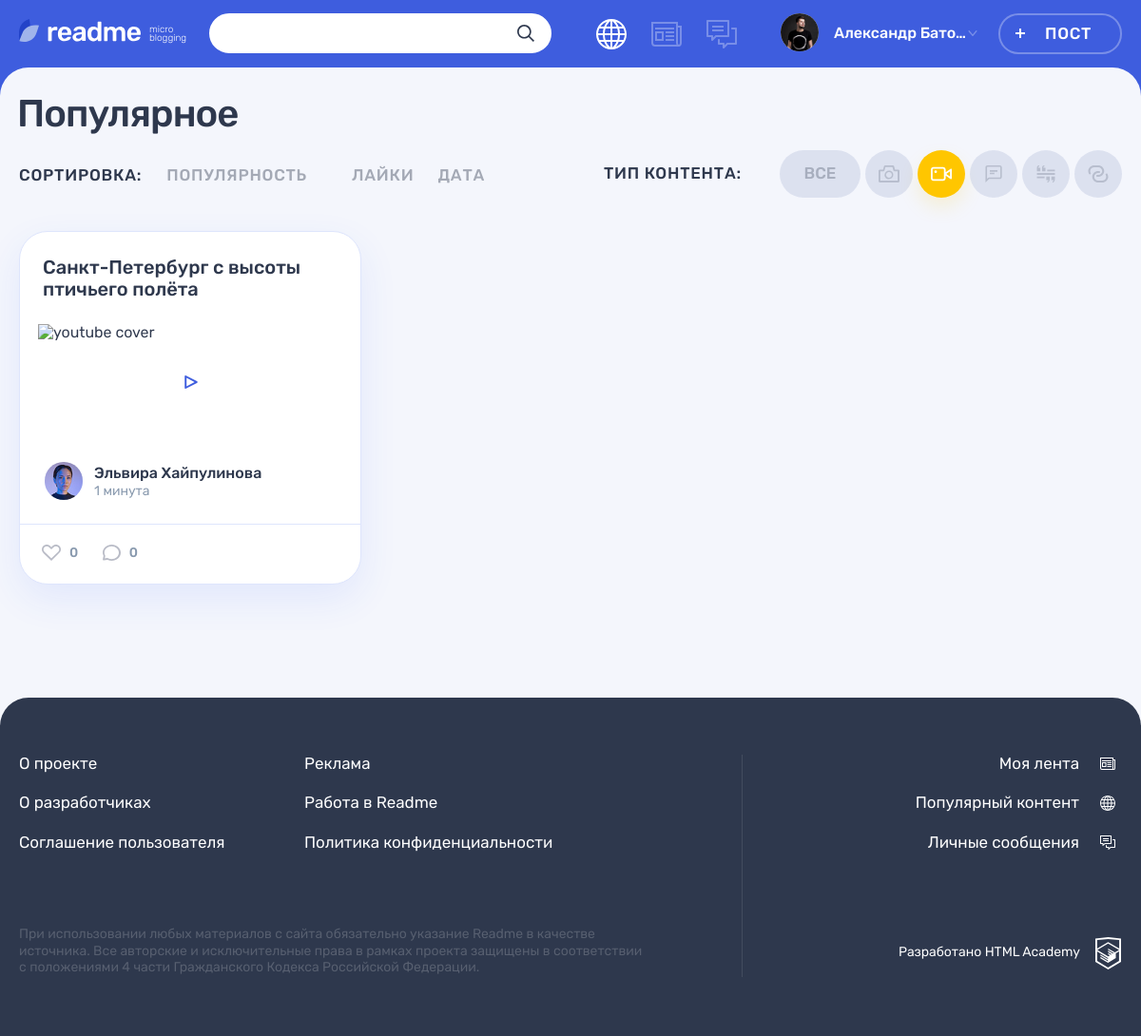
The page /index.php?content-type=2 on the database its author committed.
### tables this page shows
CREATE TABLE IF NOT EXISTS content_types (
  id BIGINT AUTO_INCREMENT PRIMARY KEY,
  content_type_name TINYTEXT,
  content_type_class TINYTEXT
);

CREATE TABLE IF NOT EXISTS posts (
  id BIGINT AUTO_INCREMENT PRIMARY KEY,
  post_datetime DATETIME DEFAULT CURRENT_TIMESTAMP,
  post_title TINYTEXT,
  post_content LONGTEXT,
  post_cite_author TINYTEXT,
  post_featured_image TINYTEXT,
  post_featured_video TINYTEXT,
  post_source_link TINYTEXT,
  post_views_count BIGINT DEFAULT 0,
  post_author_id BIGINT NOT NULL,
  post_type_id BIGINT,
  post_tags_list TINYTEXT
);

CREATE TABLE IF NOT EXISTS users (
  id BIGINT AUTO_INCREMENT PRIMARY KEY,
  user_email VARCHAR(255) NOT NULL UNIQUE,
  user_login TINYTEXT,
  user_password TINYTEXT,
  user_avatar TINYTEXT
);

### helpers.php (called while the page is built, shortened)
<?php
function get_noun_plural_form(int $number, string $one, string $two, string $many): string
{
    $number = (int)$number;
    $mod10 = $number % 10;
    $mod100 = $number % 100;
    switch (true) {
        case ($mod10 === 1):
            return $one;
    }
}
function include_template($name, array $data = [])
{
    $name = 'templates/' . $name;
    extract($data);
    require $name;
    $result = ob_get_clean();
    return $result;
}
function generate_random_date($index)
{
    $deltas = [['minutes' => 59], ['hours' => 23], ['days' => 6], ['weeks' => 4], ['months' => 11]];
    $dcnt = count($deltas);
    $delta = $deltas[$index];
    $timeval = rand(1, current($delta));
    $timename = key($delta);
    $ts = strtotime("$timeval $timename ago");
    $dt = date('Y-m-d H:i:s', $ts);
    return $dt;
}

### init.php (called while the page is built, shortened)
<?php
$content_types = [];

### templates/main.php (the view, shortened to what this page needs)
<?php
$is_sorting_by_post_views_count_selected = isset($_GET['sorting_criteria']) && $_GET['sorting_criteria'] === 'post_views_count';
$is_sorting_by_likes_selected = isset($_GET['sorting_criteria']) && $_GET['sorting_criteria'] === 'likes';
$is_sorting_by_date_selected = isset($_GET['sorting_criteria']) && $_GET['sorting_criteria'] === 'post_datetime';
$sorting_direction_selected = filter_input(INPUT_GET, 'sorting_direction') ?? 'DESC';
?>
<div class="container">
    <h1 class="page__title page__title--popular">Популярное</h1>
</div>
<div class="popular container">
    <div class="popular__filters-wrapper">
        <div class="popular__sorting sorting">
            <b class="popular__sorting-caption sorting__caption">Сортировка:</b>
            <ul class="popular__sorting-list sorting__list">
                <li class="sorting__item sorting__item--popular">
                    <a class="sorting__link<?= $is_sorting_by_post_views_count_selected ? ' sorting__link--active' : '' ?><?= $sorting_direction_selected === 'ASC' ? ' sorting__link--reverse' : '' ?>" href="index.php?sorting_criteria=post_views_count&sorting_direction=<?= $sorting_direction_selected === 'ASC' ? 'DESC' : 'ASC' ?>">
                        <span>Популярность</span>
                    </a>
                </li>
                <li class="sorting__item">
                    <a class="sorting__link<?= $is_sorting_by_likes_selected ? ' sorting__link--active' : '' ?><?= $sorting_direction_selected === 'ASC' ? ' sorting__link--reverse' : '' ?>" href="index.php?sorting_criteria=likes&sorting_direction=<?= $sorting_direction_selected === 'ASC' ? 'DESC' : 'ASC' ?>">
                        <span>Лайки</span>
                    </a>
                </li>
                <li class="sorting__item">
                    <a class="sorting__link<?= $is_sorting_by_date_selected ? ' sorting__link--active' : '' ?><?= $sorting_direction_selected === 'ASC' ? ' sorting__link--reverse' : '' ?>" href="index.php?sorting_criteria=post_datetime&sorting_direction=<?= $sorting_direction_selected === 'ASC' ? 'DESC' : 'ASC' ?>">
                        <span>Дата</span>
                    </a>
                </li>
            </ul>
        </div>
        <div class="popular__filters filters">
            <b class="popular__filters-caption filters__caption">Тип контента:</b>
            <ul class="popular__filters-list filters__list">
                <li class="popular__filters-item popular__filters-item--all filters__item filters__item--all">
                    <a class="
                       filters__button
                       filters__button--ellipse
                       filters__button--all
                       <?= $content_type_id_selected == 0 ? "filters__button--active" : "" ?>"
                       href="index.php?content-type=0">
                        <span>Все</span>
                    </a>
                </li>
                <?php foreach ($content_types as $content_type_key => $content_type) { ?>
                    <li class="popular__filters-item filters__item">
                        <a
                            class=
                            "filters__button filters__button--<?= $content_type['content_type_class'] ?>
                            <?= $content_type['id'] == $content_type_id_selected ? "filters__button--active " : "" ?>
                            button"
                            href="index.php?content-type=<?= $content_type['id'] ?>">
                                <svg class="filters__icon" width="22" height="18">
                                    <use xlink:href="#icon-filter-<?= $content_type['content_type_class'] ?>"></use>
                                </svg>
                        </a>
                    </li>
                <?php } ?>
            </ul>
        </div>
    </div>
    <div class="popular__posts">
        <?php foreach ($posts as $post_key => $post) { ?>
            <article class="popular__post post <?= "post-" . $post['content_type_class'] ?>">
                <header class="post__header">
                    <h2>
                        <a href="post.php?post_id=<?= $post['id'] ?>">
                            <?= esc($post['post_title']) ?>
                        </a>
                    </h2>
                </header>
                <div class="post__main">
                    <?php if ($post['content_type_class'] === 'quote') { ?>
                        <blockquote>
                            <p>
                                <?= esc($post['post_content']) ?>
                            </p>
                            <cite>Неизвестный Автор</cite>
                        </blockquote>
                    <?php } elseif ($post['content_type_class'] === 'text') { ?>
                        <?= check_content_length($post['post_content']) ?>
                    <?php } elseif ($post['content_type_class'] === 'video') { ?>
                        <div class="post-video__block">
                            <div class="post-video__preview">
                            </div>
                            <a href="post.php?post_id=<?= $post['id'] ?>"" class="post-video__play-big button">
                                <svg class="post-video__play-big-icon" width="14" height="14">
                                    <use xlink:href="#icon-video-play-big"></use>
                                </svg>
                            </a>
                        </div>
                    <?php } ?>
                </div>
                <footer class="post__footer">
                    <div class="post__author">
                        <a class="post__author-link" href="#" title="Автор">
                            <div class="post__avatar-wrapper">
                                <img class="post__author-avatar" src="img/<?= $post['user_avatar'] ?>"
                                     alt="Аватар пользователя">
                            </div>
                            <div class="post__info">
                                <b class="post__author-name">
                                    <?= esc($post['user_login']) ?>
                                </b>
                                <time
                                    class="post__time"
                                    datetime="<?= $random_date = generate_random_date($post_key) ?>"
                                    title="<?= get_formatted_date($random_date) ?>"
                                >
                                    <?= get_human_time_diff($random_date) ?>
                                </time>
                            </div>
                        </a>
                    </div>
                    <div class="post__indicators">
                        <div class="post__buttons">
                            <a class="post__indicator post__indicator--likes button" href="#" title="Лайк">
                                <svg class="post__indicator-icon" width="20" height="17">
                                    <use xlink:href="#icon-heart"></use>
                                </svg>
                                <span>0</span>
                            </a>
                            <a class="post__indicator post__indicator--comments button" href="#" title="Комментарии">
                                <svg class="post__indicator-icon" width="19" height="17">
                                    <use xlink:href="#icon-comment"></use>
                                </svg>
                                <span>0</span>
                            </a>
                        </div>
                    </div>
                </footer>
            </article>
        <?php } ?>
    </div>
</div>

### rows shown on the page
posts: post_title "Санкт-Петербург с высоты птичьего полёта", users.user_avatar (picture), users.user_login "Эльвира Хайпулинова", random_date "1 минута"

### other values the page prints
$user_name "Александр Бато…"
